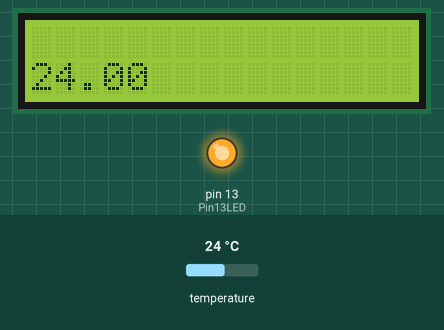
The sketch below on a simulated Arduino Uno, built with avr-gcc and run on an emulated ATmega328P. On the bench: 16×2 character LCD, output pins drawn as LEDs (lit = HIGH). The inputs (shaded band) are chosen by the test bench; at power-on: temperature 24 °C. What the sketch prints to the serial monitor is not drawn.

Above: at 1.2 s.
1.3 s: temperature set to 12 °C
At 1.9 s:
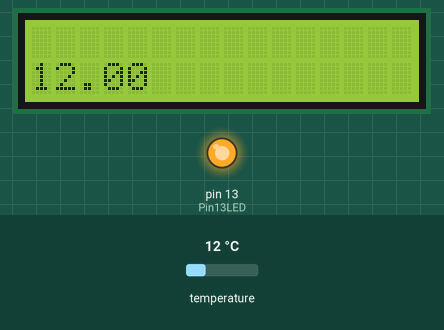
4.3 s: temperature set to 19 °C
At 5.0 s:
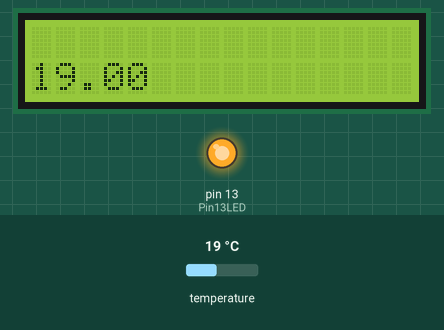
5.8 s: temperature set to 28 °C
At 6.6 s:
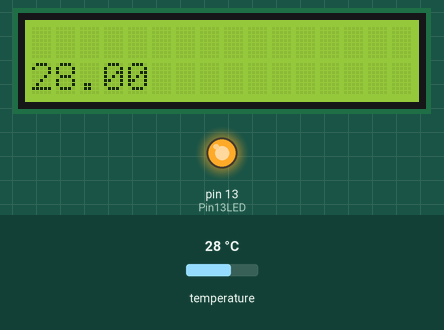
7.3 s: temperature set to 33 °C
At 8.6 s:
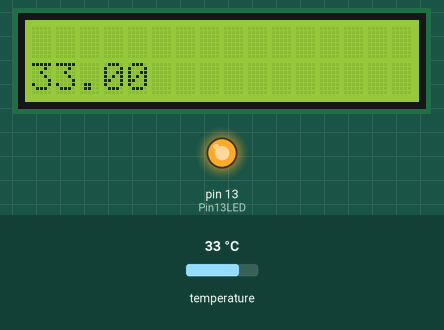
Timing chart, 0 to 9.8 s (numbered marks = the images above; inputs shaded):
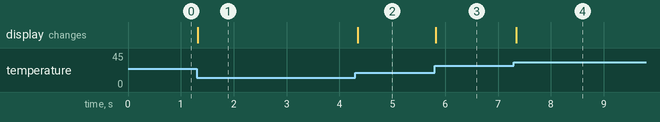

Measured:
- after the input at 1.3 s, the display: changes at once (image 1)
- after the input at 4.3 s, the display: changes after 0.05 s (image 2)
- after the input at 5.8 s, the display: changes at once (image 3)
- after the input at 7.3 s, the display: changes after 0.05 s (image 4)

The sketch:

trial_slave.ino
```cpp
#include <DHT22.h>
// Only used for sprintf
#include <LiquidCrystal.h>
#include <stdio.h>
#include <string.h>
//for software uart

/*-----( Declare Constants and Pin Numbers )-----*/


//#define Direction 3   //RS485 Direction control
#define Transmit    HIGH
#define Receive     LOW

#define Pin13LED         13

// Data wire is plugged into port 7 on the Arduino
// Connect a 4.7K resistor between VCC and the data pin (strong pullup)
#define DHT22_PIN 7


// Setup a DHT22 instance
DHT22 myDHT22(DHT22_PIN);
// initialize the library with the numbers of the interface pins
LiquidCrystal lcd(12, 11, 5, 4, 6, 2);

/*-----( Declare objects )-----*/


/*-----( Declare Variables )-----*/
int byteReceived;
int byteSend;


void setup()   /****** SETUP: RUNS ONCE ******/
{
  // Start the built-in serial port, probably to Serial Monitor
  Serial.begin(9600);

  // set up the LCD's number of columns and rows:
  lcd.begin(16, 2);

  //pinMode(Pin13LED, OUTPUT);
  pinMode(Pin13LED, OUTPUT);
  //pinMode(Direction,OUTPUT);
  digitalWrite(Pin13LED, HIGH);

  lcd.setCursor(0,0);
  //lcd.print("Requesting data...");

  // Start the software serial port, to another device
 // RS485Serial.begin(4800);   // set the data rate
}//--(end setup )---


void loop()   /****** LOOP: RUNS CONSTANTLY ******/
{

  //Serial.println("waiting for data.. ");
  //delay(2000);
  //Copy input data to output


     //loop for get data from DHT22
   DHT22_ERROR_t errorCode;


  // set the cursor to column 0, line 1

  errorCode = myDHT22.readData();
  switch(errorCode)
  {
    case DHT_ERROR_NONE:
      lcd.clear();
      lcd.setCursor(0,1);
      lcd.print(myDHT22.getTemperatureC());

      Serial.write((byte)myDHT22.getTemperatureC());
      //lcd.setCursor(9,1);
      //lcd.print(myDHT22.getHumidity());
      //Serial.print(myDHT22.getHumidity());
      //lcd.print("%");
     // Serial.println("%");
      // Alternately, with integer formatting which is clumsier but more compact to store and
	  // can be compared reliably for equality:
	  //
      char buf[128];
      sprintf(buf, " %hi.%01hi ",
                   myDHT22.getTemperatureCInt()/10, abs(myDHT22.getTemperatureCInt()%10));

      Serial.println(buf);
      break;
    case DHT_ERROR_CHECKSUM:
      Serial.print("check sum error ");
      Serial.print(myDHT22.getTemperatureC());
      //Serial.print(myDHT22.getHumidity());
      //Serial.println("%");
      break;
    //case DHT_BUS_HUNG:
      //Serial.println("BUS Hung ");
    //  break;
    //case DHT_ERROR_NOT_PRESENT:
      //Serial.println("Not Present ");
      //break;
    //case DHT_ERROR_ACK_TOO_LONG:
      //Serial.println("ACK time out ");
      //break;
  //  case DHT_ERROR_SYNC_TIMEOUT:
    //  Serial.println("Sync Timeout ");
      //break;
  //  case DHT_ERROR_DATA_TIMEOUT:
    //  Serial.println("Data Timeout ");
     // break;
    //case DHT_ERROR_TOOQUICK:
      //Serial.println("Polled to quick ");
      //break;/
  }


    //digitalWrite(SSerialTxControl, RS485Receive);  // Disable RS485 Transmit
    // delay(100);
  } // End If RS485SerialAvailable
//(end main loop )---
```
